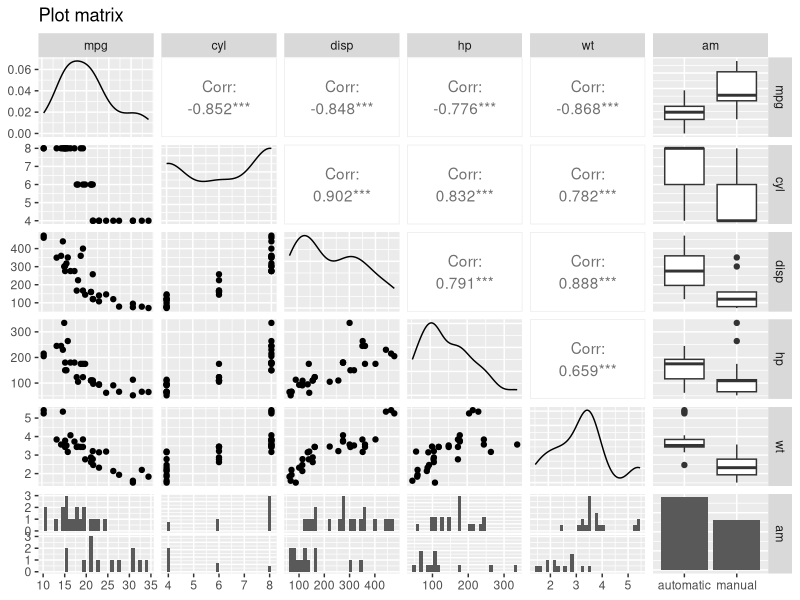
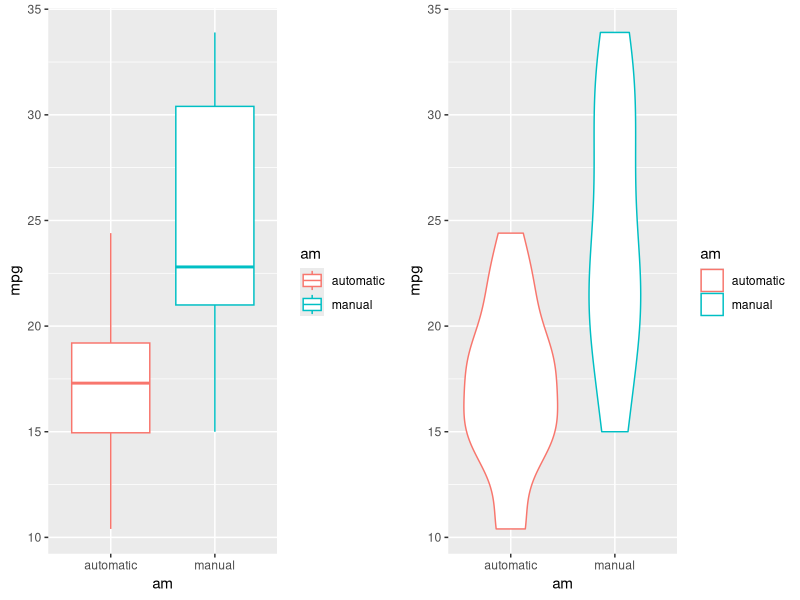
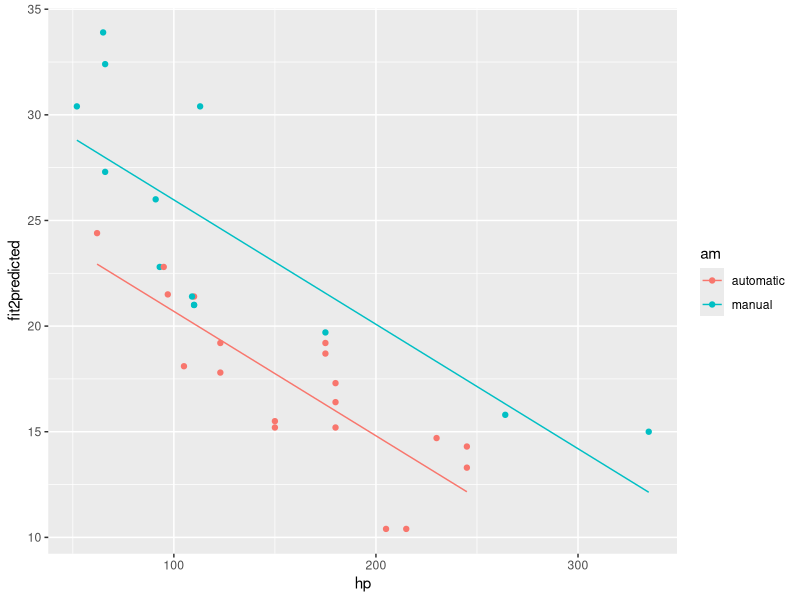
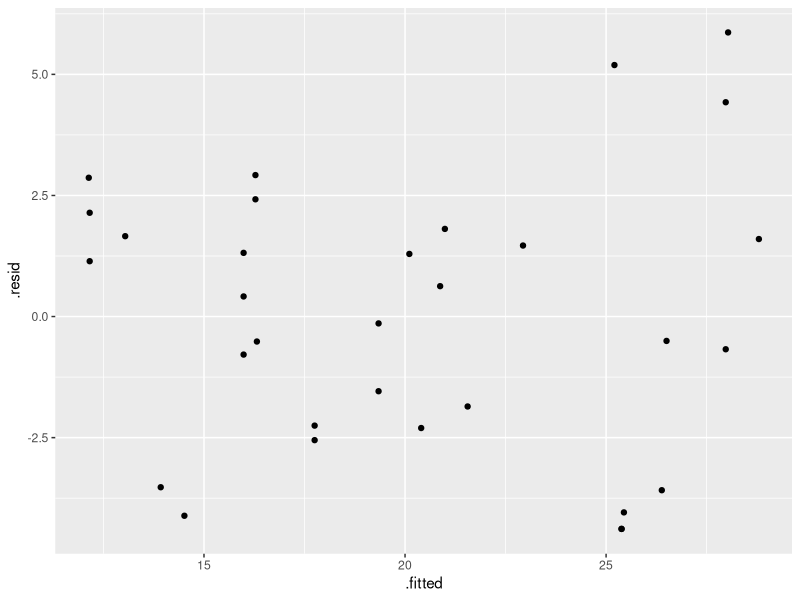

Here is the R script that generated these plots, in order:
## ---- chunk 1
library(plyr)
library(dplyr)
library(ggplot2)
library(GGally)
library(gridExtra)
library(reshape)
data(mtcars)
## ---- chunk 2
summary(cars)
## ---- chunk 3
df <- mtcars %>% select(mpg,
                        cyl,
                        disp,
                        hp,
                        wt,
                        am)
df <- df %>%
  mutate(am = factor(am)) %>%
  mutate(am = revalue(am,
                      c("0" = "automatic",
                        "1" = "manual")))
df <- tbl_df(df)
ggpairs(data = df,
        title= "Plot matrix",
        colour = "am")
## ---- chunk 4
fit1 <- lm(mpg ~ am, data = df)
summary(fit1)
## ---- chunk 5
g <- ggplot(data=df) + geom_boxplot(mapping = aes(x = am, y = mpg, colour = am))
h <- ggplot(data=df) + geom_violin(mapping = aes(x = am, y = mpg, colour = am))
grid.arrange(g, h, ncol = 2)
## ---- chunk 6
fit2 <- lm(mpg ~ am + hp, data = mtcars)
## ---- chunk 7
fit3 <- lm(mpg ~ am + wt + hp + cyl + disp, data = mtcars)
## ---- chunk 8
fit4 <- lm(mpg ~ am + wt + hp, data = mtcars)
## ---- chunk 9
fit5 <- lm(mpg ~ wt + hp, data=mtcars)
## ---- chunk 10
fit6 <- lm(mpg ~ am + hp + I(am*hp), data = mtcars)
## ---- chunk 11
summary(fit2)
confint(fit2)
## ---- chunk 12
df <- df %>% mutate(fit2predicted = predict(fit2))
## ---- chunk 13
g <- ggplot(data = df)
g <- g + geom_line(aes(x = hp, y = fit2predicted, colour = am))
g <- g + geom_point(aes(x = hp, y = mpg, colour = am))
plot(g)
## ---- chunk 14
ggplot(fortify(fit2), aes(.fitted, .resid)) + geom_point()
